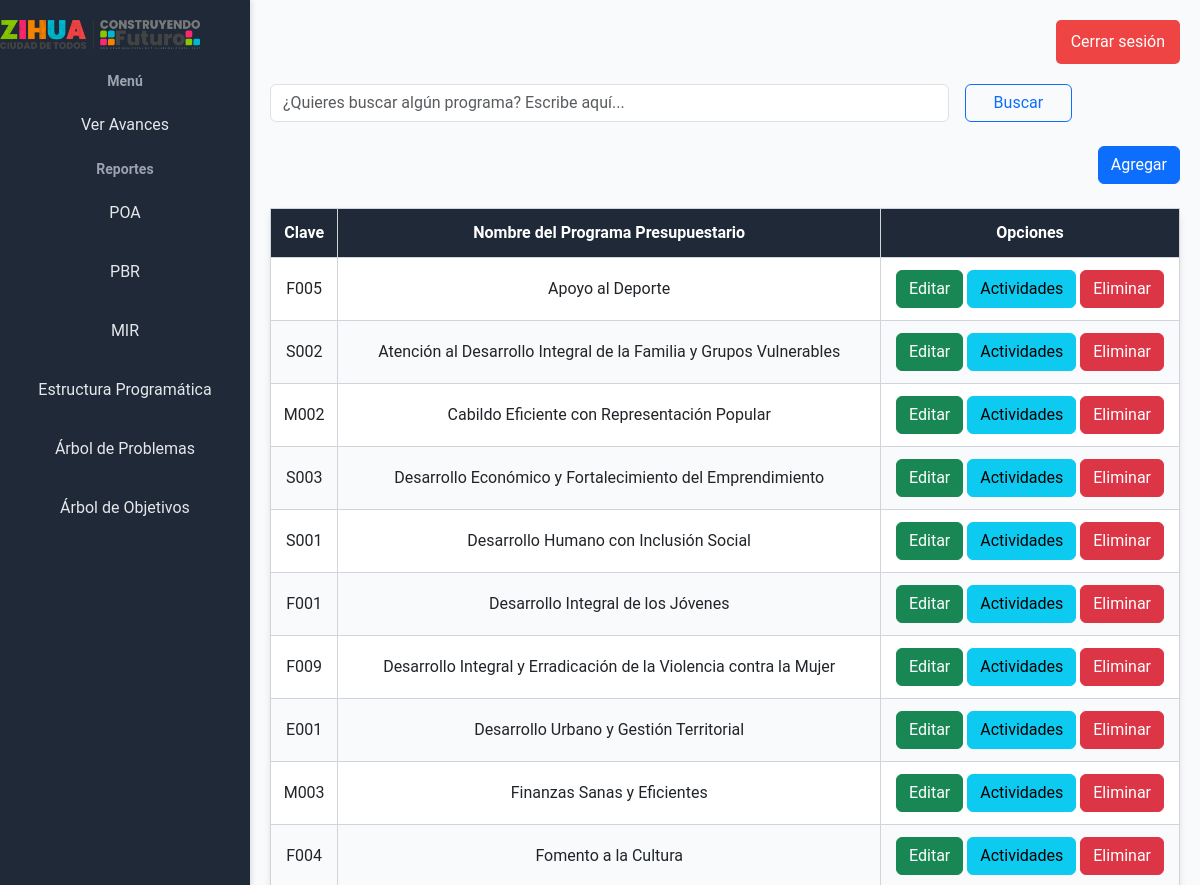
Page /formularios/programa_presupuestario/editarProg.php (signed in, upper part) on the earlier database version.
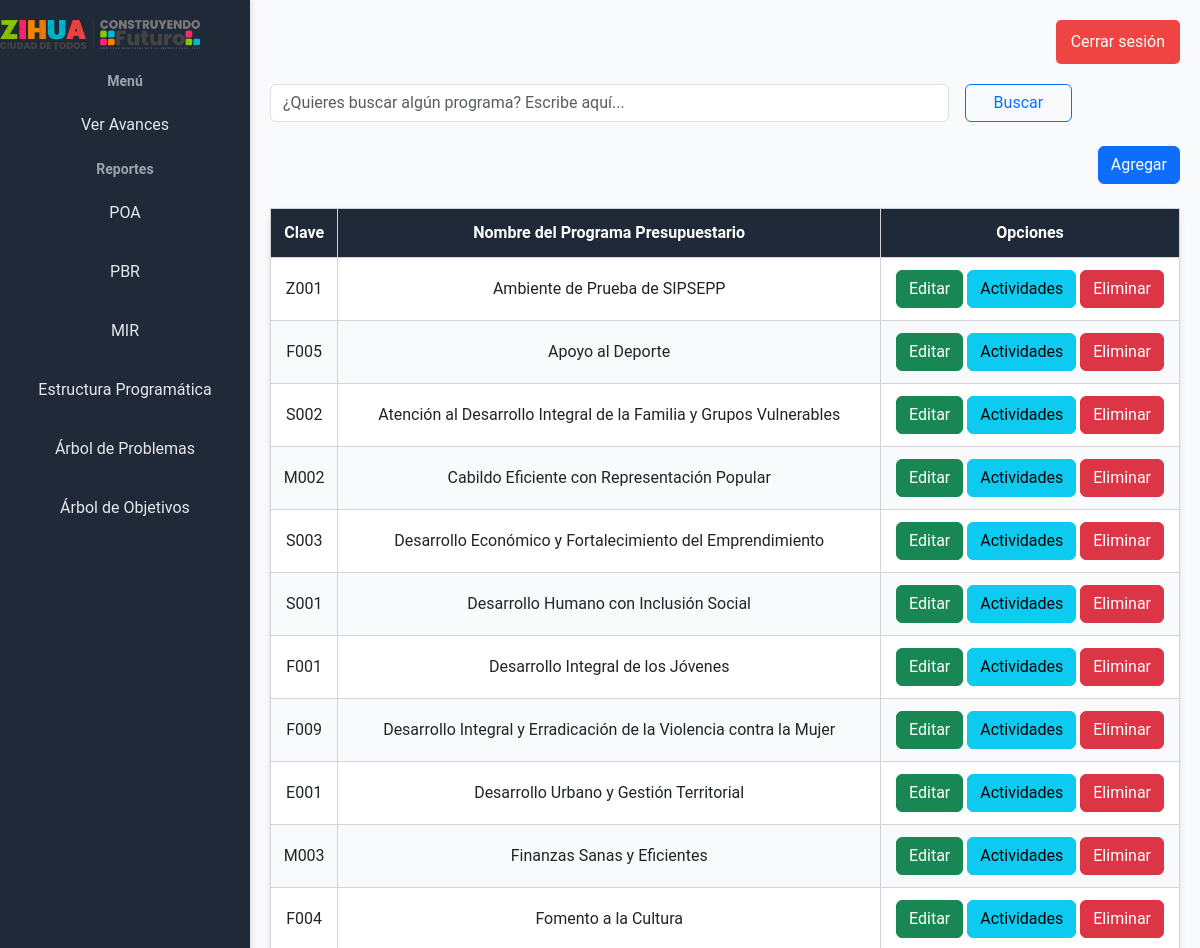
Same page on the later database version.
### tables this page shows
CREATE TABLE `listapp` (
  `claveProgramaP` varchar(10) NOT NULL,
  `nombreProgramaP` varchar(255) NOT NULL
);

### formularios/programa_presupuestario/editarProg.php (the view, shortened to what this page needs)
<?php
include '../../database/conexion.php';
$busqueda = isset($_GET['busqueda']) ? '%' . htmlspecialchars($_GET['busqueda'], ENT_QUOTES, 'UTF-8') . '%' : '%';
$programas = [];
$query = "SELECT * FROM listapp WHERE nombreProgramaP LIKE ? OR claveProgramaP LIKE ?";
$stmt = $conn->prepare($query);
$stmt->bind_param("ss", $busqueda, $busqueda);
$stmt->execute();
$result = $stmt->get_result();
if ($result->num_rows > 0) {
    while ($row = $result->fetch_assoc()) {
        $programas[] = $row;
    }
}
?>
<!DOCTYPE html>
<html lang="es">
<head>
    <link href="https://cdn.jsdelivr.net/npm/bootstrap@5.3.0/dist/css/bootstrap.min.css" rel="stylesheet">
    <link rel="stylesheet" href="../../css/editarProg.css">
</head>
<body>
    <div class="sidebar">
        <div class="logo">
            <a href="../plataforma/dashboard.php" target="_blank">
                <img src="../../img/ZIHUA_C.png" alt="Logo">
            </a>
        </div>
        <nav>
            <ul>
                <li><span class="menu-title">Menú</span></li>
                <li><a href="../../formularios/pre_a.php">Ver Avances</a></li>
                <li><span class="menu-title">Reportes</span></li>
                <li><a href="#">POA</a></li>
                <li><a href="#">PBR</a></li>
                <li><a href="#">MIR</a></li>
                <li><a href="#">Estructura Programática</a></li>
                <li><a href="#">Árbol de Problemas</a></li>
                <li><a href="#">Árbol de Objetivos</a></li>
            </ul>
        </nav>
    </div>
    <div class="content">
        <header>
            <button type="button" class="btn-salir" onclick="location.href='../../sesiones_conexiones/destruir_sesion.php';">Cerrar sesión</button>
        </header>
        <form method="GET" class="row g-3 mb-4" id="search-form">
    <div class="col-md-9">
        <input type="text" name="busqueda" id="search-input" class="form-control"
               placeholder="¿Quieres buscar algún programa? Escribe aquí..."
               value="<?php echo isset($_GET['busqueda']) ? htmlspecialchars($_GET['busqueda'], ENT_QUOTES, 'UTF-8') : ''; ?>">
    </div>
    <div class="col-md-3">
        <button type="submit" class="btn btn-outline-primary w-50">Buscar</button>
    </div>
        </form>
        <div class="col-md-12 text-end mb-4">
            <button type="button" class="btn btn-primary" onclick="location.href='agregarPrograma.php';">Agregar</button>
        </div>
        <table>
            <thead>
                <tr>
                    <th>Clave</th>
                    <th>Nombre del Programa Presupuestario</th>
                    <th>Opciones</th>
                </tr>
            </thead>
            <tbody id="results">
                <?php if (count($programas) > 0): ?>
                    <?php foreach ($programas as $programa): ?>
                        <tr data-clave="<?php echo htmlspecialchars($programa['claveProgramaP'], ENT_QUOTES, 'UTF-8'); ?>">
                        <form method="POST">
        <td>
            <span class="programa-info"><?php echo htmlspecialchars($programa['claveProgramaP'], ENT_QUOTES, 'UTF-8'); ?></span>
        </td>
        <td>
            <span class="programa-info"><?php echo htmlspecialchars($programa['nombreProgramaP'], ENT_QUOTES, 'UTF-8'); ?></span>
        </td>
        <td>
            <button type="button" class="btn btn-success edit-btn">Editar</button>
            <button type="button" class="btn btn-info" onclick="location.href='../pre_a.php?claveProgramaP=<?php echo htmlspecialchars($programa['claveProgramaP'], ENT_QUOTES, 'UTF-8'); ?>'">Actividades</button>
            <button type="submit" name="eliminar" class="btn btn-danger" onclick="return confirm('¿Estás seguro de eliminar este programa?');">Eliminar</button>
        </td>
    </form>
                        </tr>
                    <?php endforeach; ?>
                <?php else: ?>
                    <tr>
                        <td colspan="3">No se encontraron resultados.</td>
                    </tr>
                <?php endif; ?>
            </tbody>
        </table>
    </div>
</body>
</html>

Differences in the rows shown:
added listapp: claveProgramaP "Z001", nombreProgramaP "Ambiente de Prueba de SIPSEPP"
